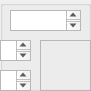
  <widget class="QGroupBox" name="day_18">
   <property name="geometry">
    <rect>
     <x>300</x>
     <y>210</y>
     <width>91</width>
     <height>91</height>
    </rect>
   </property>
   <property name="title">
    <string/>
   </property>
   <widget class="QTextBrowser" name="month_date_18">
    <property name="geometry">
     <rect>
      <x>10</x>
      <y>10</y>
      <width>71</width>
      <height>21</height>
     </rect>
    </property>
    <property name="html">
     <string>&lt;!DOCTYPE HTML PUBLIC &quot;-//W3C//DTD HTML 4.0//EN&quot; &quot;http://www.w3.org/TR/REC-html40/strict.dtd&quot;&gt;
&lt;html&gt;&lt;head&gt;&lt;meta name=&quot;qrichtext&quot; content=&quot;1&quot; /&gt;&lt;style type=&quot;text/css&quot;&gt;
p, li { white-space: pre-wrap; }
&lt;/style&gt;&lt;/head&gt;&lt;body style=&quot; font-family:'MS Shell Dlg 2'; font-size:8.25pt; font-weight:400; font-style:normal;&quot;&gt;
&lt;p style=&quot;-qt-paragraph-type:empty; margin-top:0px; margin-bottom:0px; margin-left:0px; margin-right:0px; -qt-block-indent:0; text-indent:0px;&quot;&gt;&lt;br /&gt;&lt;/p&gt;&lt;/body&gt;&lt;/html&gt;</string>
    </property>
   </widget>
   <widget class="QTextBrowser" name="day_deqr_18">
    <property name="geometry">
     <rect>
      <x>0</x>
      <y>40</y>
      <width>31</width>
      <height>21</height>
     </rect>
    </property>
   </widget>
   <widget class="QTextBrowser" name="night_degr_18">
    <property name="geometry">
     <rect>
      <x>0</x>
      <y>70</y>
      <width>31</width>
      <height>21</height>
     </rect>
    </property>
   </widget>
   <widget class="QFrame" name="weather_fra_18">
    <property name="geometry">
     <rect>
      <x>40</x>
      <y>40</y>
      <width>51</width>
      <height>51</height>
     </rect>
    </property>
    <property name="frameShape">
     <enum>QFrame::StyledPanel</enum>
    </property>
    <property name="frameShadow">
     <enum>QFrame::Raised</enum>
    </property>
   </widget>
  </widget>
